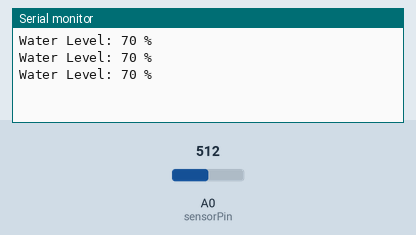
Bench run of a sketch on a simulated Arduino Uno, built with avr-gcc and run on an emulated ATmega328P. Shown: the last lines printed to the serial monitor. Inputs (shaded band) come from the test bench; at power-on: A0 (sensorPin) = 512.

Above: at 1.3 s.
1.4 s: A0 (sensorPin) set to 716
At 1.9 s:
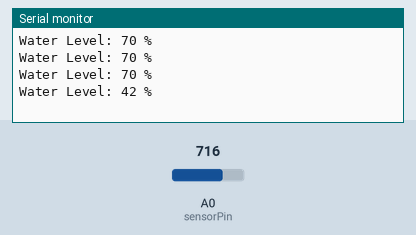
2.9 s: A0 (sensorPin) set to 900
At 3.4 s:
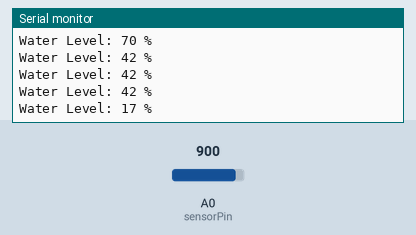
Timing chart, 0 to 5.9 s (numbered marks = the images above; inputs shaded):
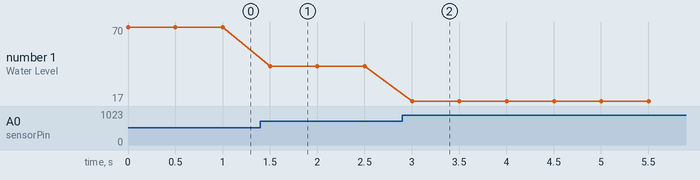

The sketch:

waterSensorTest.ino
```cpp
int sensorPin = A0;

void setup() {
  pinMode(sensorPin,INPUT);
  Serial.begin(9600);
}

void loop() {
  Serial.begin(9600);
  Serial.print("Water Level: ");
  Serial.print(readWater());
  Serial.println(" %");
  delay(500);
}

int readWater(){
  int waterLevel = analogRead(sensorPin);
  float finalWaterLevel = ((float)waterLevel - 1023.)/-7.23;
  return finalWaterLevel;
}
```

Measured:
- after the input at 1.4 s, the serial monitor: prints a new line after 0.10 s (image 1)
- after the input at 2.9 s, the serial monitor: prints a new line after 0.10 s (image 2)
- plotted number 1: 70 → 42 after the input at 1.4 s, 42 → 17 after the input at 2.9 s
